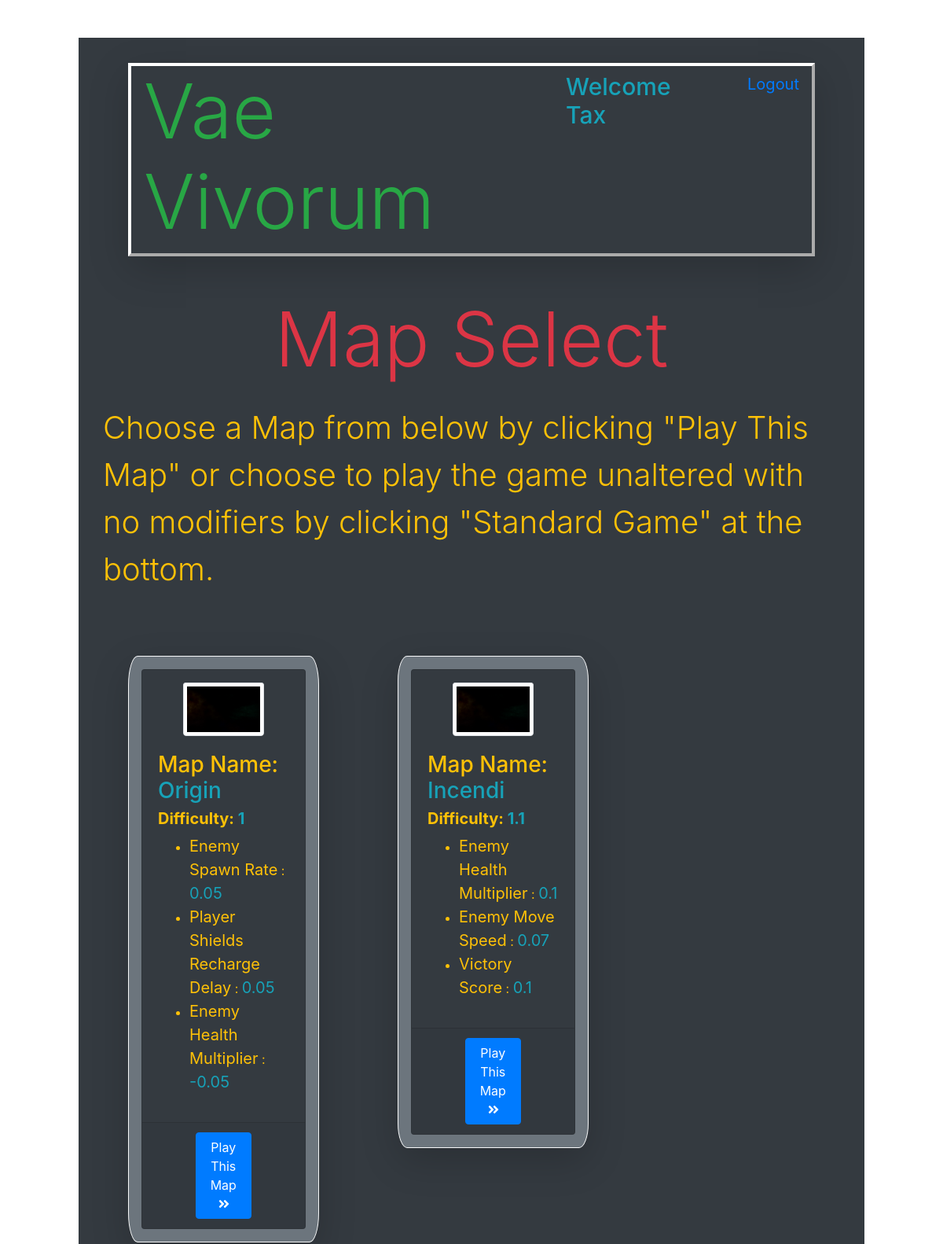
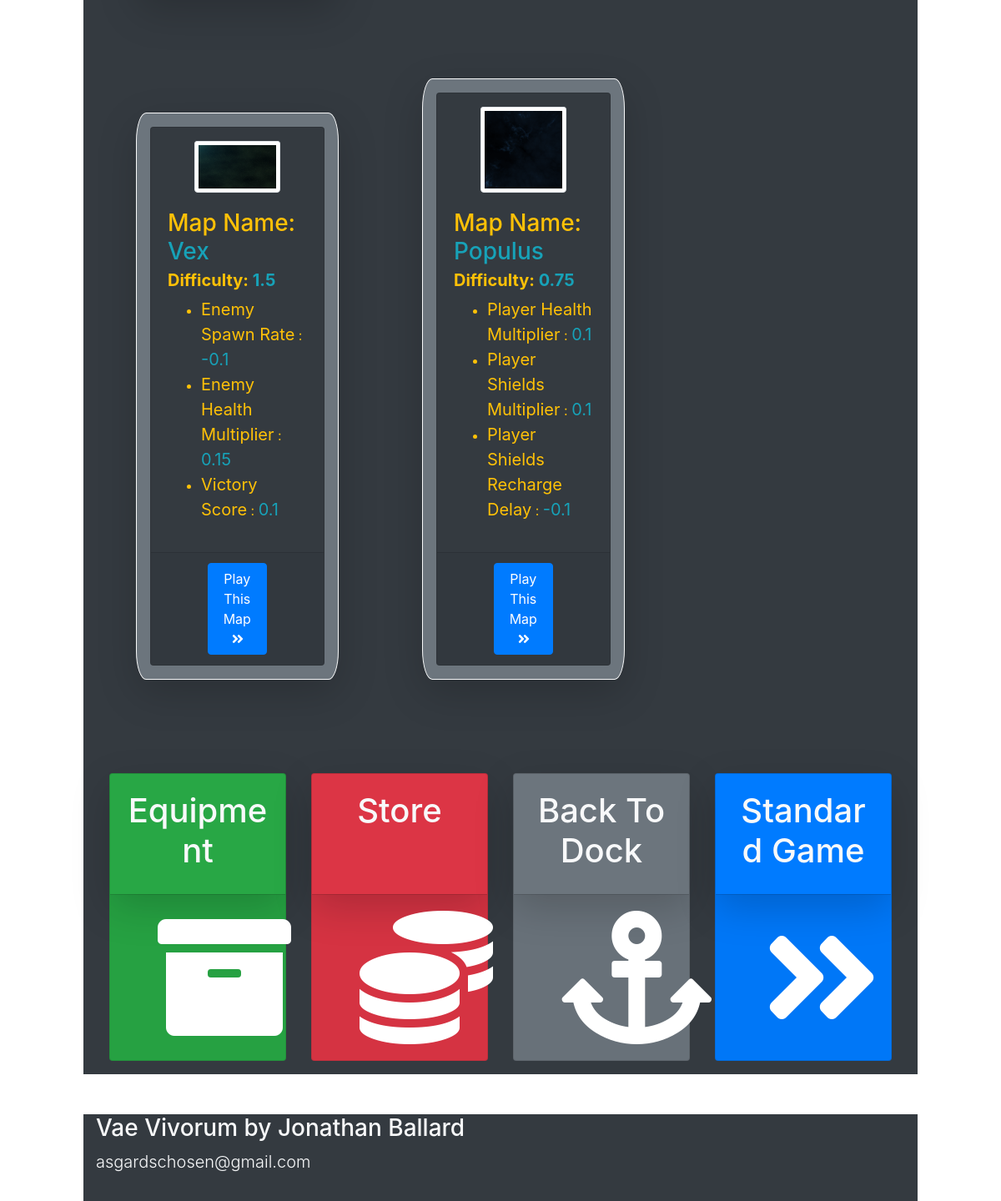
/map (signed in), run on the app's committed database (2 pictures, top to bottom).
### models.py (models this page shows)
class Users(db.Model):
    __tablename__ = "Users"
    id = db.Column(db.Integer, primary_key=True)
    username = db.Column(db.String(255))
    email = db.Column(db.String(255))
    password = db.Column(db.String(255))
    created_at = db.Column(db.DateTime)
    updated_at = db.Column(db.DateTime)
    current_kills = db.Column(db.Integer, default=0)
    current_score = db.Column(db.Integer, default=0)
    current_money = db.Column(db.Integer, default=0)
    current_xp = db.Column(db.Integer, default=0)
    current_level = db.Column(db.Integer, default=0)
    active_ship = db.Column(db.Integer, default=0)
    abilityPointsEarned = db.Column(db.Integer, default=0)
    abilityPointsSpent = db.Column(db.Integer, default = 0)
    passive1 = db.Column(db.Integer, default=0)
    passive2 = db.Column(db.Integer, default=0)
    passive3 = db.Column(db.Integer, default=0)
    passive4 = db.Column(db.Integer, default=0)
    passive5 = db.Column(db.Integer, default=0)
    passive6 = db.Column(db.Integer, default=0)
    passive7 = db.Column(db.Integer, default=0)
    passive8 = db.Column(db.Integer, default=0)
    passive9 = db.Column(db.Integer, default=0)
    passive10 = db.Column(db.Integer, default=0)
    passive11 = db.Column(db.Integer, default=0)
    passive12 = db.Column(db.Integer, default=0)
    passive13 = db.Column(db.Integer, default=0)
    passive14 = db.Column(db.Integer, default=0)
    passive15 = db.Column(db.Integer, default=0)
    passive16 = db.Column(db.Integer, default=0)
    passive17 = db.Column(db.Integer, default=0)
    passive18 = db.Column(db.Integer, default=0)
    passive19 = db.Column(db.Integer, default=0)
    passive20 = db.Column(db.Integer, default=0)
    character_active_ability_id = db.Column(db.Integer, db.ForeignKey("Active_Abilities.id", ondelete="cascade"))
    passive_abilities_this_user_has = db.relationship('User_Character', backref="characters_that_have_this_passive")

class Map(db.Model):
    __tablename__ = "Map"
    id = db.Column(db.Integer, primary_key=True)
    name = db.Column(db.String(255))
    background = db.Column(db.String(255))
    difficulty = db.Column(db.Integer)
    modifier1Name = db.Column(db.String(255))
    modifier1Amount = db.Column(db.Integer)
    modifier2Name = db.Column(db.String(255))
    modifier2Amount = db.Column(db.Integer)
    modifier3Name = db.Column(db.String(255))
    modifier3Amount = db.Column(db.Integer)

### app.py (the view)
@app.route('/map')
def map():
    loggedInUser = Users.query.get(session['id'])
    allMaps = Map.query.all()
    print('allMaps***************************************************',allMaps)
    return render_template("map.html", thisUser = loggedInUser, allMaps = allMaps)

### templates/map.html (shortened to what this page needs)
<!DOCTYPE html>
<html lang="en">
<head>
    <link rel="stylesheet" href="https://stackpath.bootstrapcdn.com/bootstrap/4.4.1/css/bootstrap.min.css">
    <link rel="stylesheet" href="https://cdnjs.cloudflare.com/ajax/libs/font-awesome/5.11.2/css/all.css" />
    <link rel="stylesheet" type="text/css" href="{{ url_for('static', filename='css/style.css') }}">
</head>
<body>
<div class="container bg-dark mt-5 text-warning pt-3 col-xl-10">
    <div id="topbar" class="d-flex flex-row mb-5 mx-5 mt-3 vaeBorder shadow-lg">
        <h1 class="display-1 d-inline-flex text-success ml-3">Vae Vivorum</h1>
        <h4 class="ml-auto d-inline-flex mt-2 text-info welcomeText" >Welcome {{ thisUser.username }}</h4>
        <a class="ml-5 d-inline-flex mt-2 mr-3 logoutLink" href="/logout">Logout</a>
    </div>
    <h1 class="display-1 text-center text-danger">Map Select</h1>
    <p class="lead p-3 unFeatured">Choose a Map from below by clicking "Play This Map" or choose to play the game unaltered with no modifiers by clicking "Standard Game" at the bottom.</p>
    {% for thisMap in allMaps %}
    <div class="mapInfoBox bg-secondary d-inline-block col-xl-3 my-5 mx-5 p-3 border border-light shadow-lg">
        <div class="card mapCard bg-dark">
            <img src="../static/img/backgrounds/{{thisMap.background}}" alt="map" class="align-center mt-3 mapCardImg mx-auto card-img-top img-thumbnail">
            <div class="card-body">
                <h3 class="card-title h3">Map Name: <span class="text-info h3" id="mapNameText">{{ thisMap.name }}</span></h3>
                <h6 class="card-subtitle mb-2 lead font-weight-bold text-warning">Difficulty: <span class="text-info" id="difficultyText">{{ thisMap.difficulty }}</span></h6>
                <ul>
                    <li><span class="modAmt" id="modifier1Name">{{ thisMap.modifier1Name }}</span> : <span class="text-info modAmt" id="modifier1Amount">{{ thisMap.modifier1Amount }}</span></li>
                    <li><span class="modAmt" id="modifier2Name">{{ thisMap.modifier2Name }}</span> : <span class="text-info modAmt" id="modifier2Amount">{{ thisMap.modifier2Amount }}</span></li>
                    <li><span class="modAmt" id="modifier3Name">{{ thisMap.modifier3Name }}</span> : <span class="text-info modAmt" id="modifier3Amount">{{ thisMap.modifier3Amount }}</span></li>
                </ul>
            </div>
            <div class="card-footer">
                <a id="mapSelect" href="{{ url_for('gameId', mapID = thisMap.id) }}" class="d-block btn btn-primary mx-5">Play This Map<i class="mx-3 fas fa-angle-double-right"></i></a>
            </div>
        </div>
    </div>
    {% endfor %}
    <div class="card-deck iconDiv mt-5 p-3 mb-5">
        <div class="card iconCard bg-success">
            <div class="card-body shadow-lg">
                <h1 class="card-title mb-2 text-light text-center">Equipment</h1>
            </div>
            <div class="card-footer">
                <a href="/equipment"><div class="linkIcon"><i class="btn mx-4 fas fa-10x fa-archive"></i></div></a>
            </div>
        </div>
        <div class="card iconCard bg-danger">
            <div class="card-body shadow-lg">
                <h1 class="card-title mb-2 text-light text-center">Store</h1>
            </div>
            <div class="card-footer">
                <a href="/store"><div class="linkIcon"><i class="btn mx-4 fas fa-10x fa-coins"></i></div></a>
            </div>
        </div>
        <div class="card iconCard bg-secondary">
            <div class="card-body shadow-lg">
                <h1 class="card-title mb-2 text-light text-center">Back To Dock</h1>
            </div>
            <div class="card-footer">
                <a href="/dock"><div class="linkIcon"><i class=" img-fluid btn mx-4 fas fa-10x fa-anchor"></i></div></a>
            </div>
        </div>
        <div class="card iconCard bg-primary">
            <div class="card-body shadow-lg">
                <h1 class="card-title mb-2 text-light text-center">Standard Game</h1>
            </div>
            <div class="card-footer">
                <a href="/game"><div class="linkIcon"><i class="img-fluid btn mx-4 fas fa-10x fa-angle-double-right"></i></div></a>
            </div>
        </div>
    </div>
</div>
<div id="bottombar" class="container bg-dark col-xl-10 mt-3 pb-3 text-light">
    <h3>Vae Vivorum by Jonathan Ballard</h3>
    <p class="lead">asgardschosen@gmail.com</p>
</div>
</body>
</html>

### static/css/style.css (style rules this page uses)
.modAmt { font-size: 20px; }
.linkIcon { display: block; text-align: center; }
.fas { color: white; }
.vaeBorder { border: 4px outset white; }
.logoutLink { font-size: 20px; }
.welcomeText { font-size: 30px; }
.unFeatured { font-size: 40px; }
.mapCardImg { max-width: 50%; max-height: 50%; }
.mapInfoBox { border-radius: 5%; }

### data on the page
Users: username "Tax"
Map: background (picture), name "Origin", difficulty "1", modifier1Name "Enemy Spawn Rate", modifier1Amount "0.05", modifier2Name "Player Shields Recharge Delay", modifier2Amount "0.05", modifier3Name "Enemy Health Multiplier", modifier3Amount "-0.05"
Map: background (picture), name "Incendi", difficulty "1.1", modifier1Name "Enemy Health Multiplier", modifier1Amount "0.1", modifier2Name "Enemy Move Speed", modifier2Amount "0.07", modifier3Name "Victory Score", modifier3Amount "0.1"
Map: background (picture), name "Vex", difficulty "1.5", modifier1Name "Enemy Spawn Rate", modifier1Amount "-0.1", modifier2Name "Enemy Health Multiplier", modifier2Amount "0.15", modifier3Name "Victory Score", modifier3Amount "0.1"
Map: background (picture), name "Populus", difficulty "0.75", modifier1Name "Player Health Multiplier", modifier1Amount "0.1", modifier2Name "Player Shields Multiplier", modifier2Amount "0.1", modifier3Name "Player Shields Recharge Delay", modifier3Amount "-0.1"
